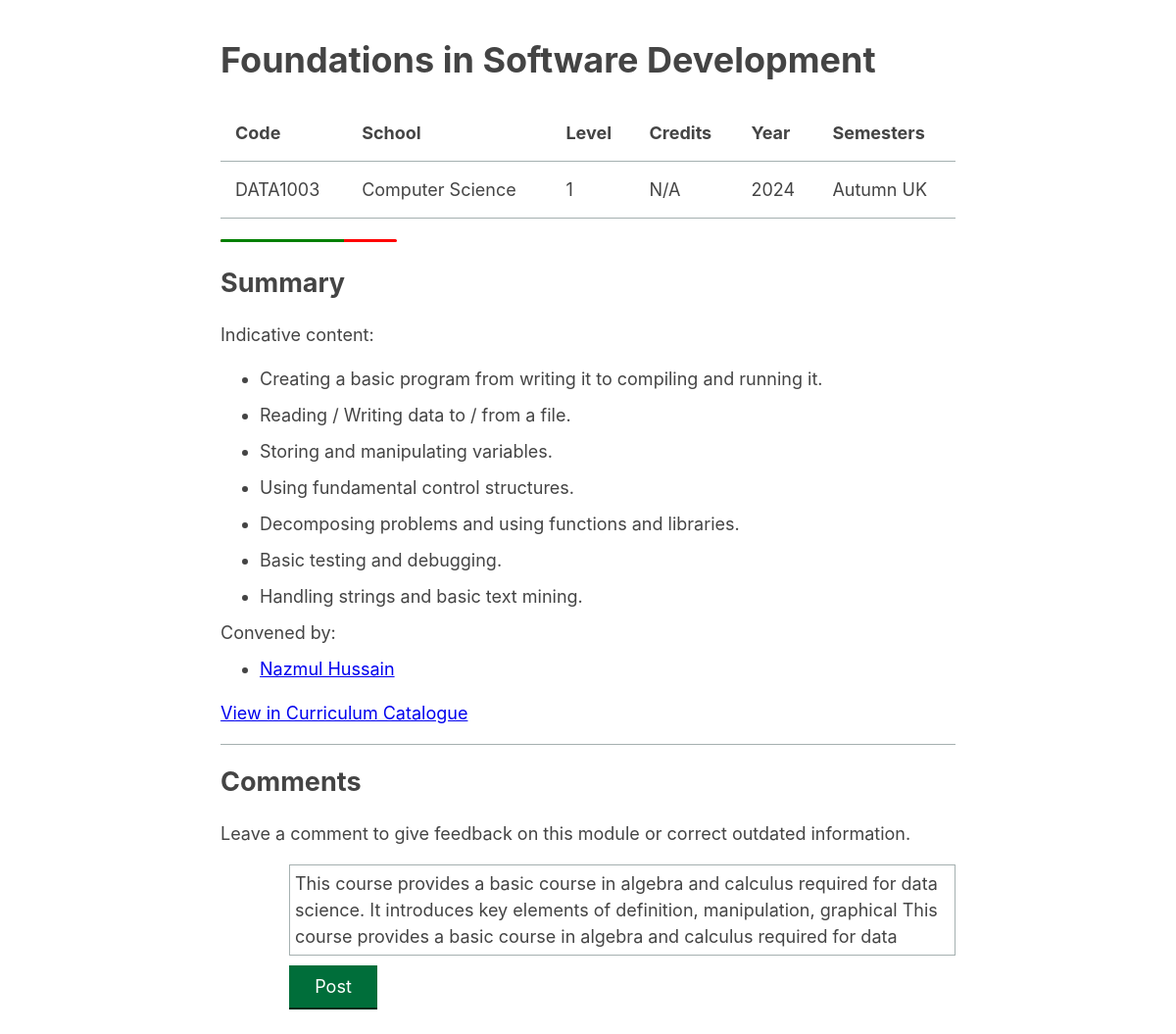
The app's page /module/DATA1003 with its own data.
### tables this page shows
CREATE TABLE "modules"
(
    code               TEXT                                 not null
        primary key,
    title              TEXT                                 not null,
    year               text    default CHANGEME             not null,
    credits            integer default 10                   not null,
    level              integer default 1                    not null,
    school             text    default "Computer Science"   not null,
    conveners          text    default "Kai Xu"             not null,
    semesters          text    default "Spring UK"          not null,
    summary            text    default "No summary"         not null,
    url                text    default "https://google.com" not null,
    convener_usernames text
);

### app.py (the view)
@app.route("/module/<code>")
def module_page(code: str = None):
    cursor = get_db().cursor()
    cursor.execute("SELECT * FROM modules WHERE code = ?", (code,))
    module = add_cols(cursor.fetchone())
    if module is None:
        abort(404)
    usernames = module["convener_usernames"].split(",")
    conveners = [
        {"name": s.strip(), "username": usernames[i]}
        for i, s in enumerate(module["conveners"].split(","))
    ]
    public_token = hashlib.sha256(bytes(request.remote_addr, "utf-8")).hexdigest()
    return render_template("module.html.jinja",
                           module=module,
                           conveners=conveners,
                           public_token=public_token,
                           public_token_short=public_token[0:10])

### app.py (called while the page is built)
def add_cols(result) -> dict[str, str] | None:
    return {column_name: result[i] for i, column_name in
            enumerate(result.keys())} if result is not None else None

def get_db():
    db = getattr(g, "_database", None)
    if db is None:
        db = g._database = sqlite3.connect(DATABASE)
        db.row_factory = sqlite3.Row
    return db

@app.teardown_appcontext
def close_connection(exception):
    db = getattr(g, "_database", None)
    if db is not None:
        db.close()

### templates/module.html.jinja (shortened to what this page needs)
{% extends "base.html.jinja" %}
{% block head %}
	{{ super() }}
	<link rel="stylesheet" type="text/css" href="{{ url_for('static', filename='module.css') }}">
{% endblock %}
{% block main %}
	<h1>{{ module.title }}</h1>
	<table style="width: 100%">
		<thead>
		<tr>
			<td>Code</td>
			<td>School</td>
			<td>Level</td>
			<td>Credits</td>
			<td>Year</td>
			<td>Semesters</td>
		</tr>
		</thead>
		<tbody>
		<tr>
			<td>{{ module.code }}</td>
			<td>{{ module.school }}</td>
			<td>{{ module.level }}</td>
			<td>
				{% if module.credits != 0 %}
					{{ module.credits }}
				{% else %}
					N/A
				{% endif %}
			</td>
			<td>{{ module.year }}</td>
			<td>{{ module.semesters }}</td>
		</tr>
		</tbody>
	</table>
	<progress max="100" value="70"></progress>
	<h2 id="summary">Summary</h2>
	{{ module.summary }}
	<div>
		Convened by:
		<ul>
			{% for convener in conveners %}
				<li>
					{% if convener.username != "NULL" %}
						<a href="{{ url_for("person_page", username=convener.username) }}">{{ convener.name }}</a>
					{% else %}
						{{ convener.name }}
					{% endif %}
				</li>
			{% endfor %}
		</ul>
	</div>
	<p>
		<a href="{{ module.url }}">View in Curriculum Catalogue</a>
	</p>
	<hr/>
	<h2>Comments</h2>
	<p>
		Leave a comment to give feedback on this module or correct outdated information.
	</p>
	<form id="comment-input-area"
		  _='on submit
             halt the event
             call alert("Hello, world!")'>
		<div id="identicon">
			<div title="{{ public_token_short }}">
				<svg width="60" height="60" data-jdenticon-value="{{ public_token }}"></svg>
			</div>
		</div>
		<textarea id="textarea" maxlength="280" style="height: 81px">This course provides a basic course in algebra and calculus required for data science. It introduces key elements of definition, manipulation, graphical This course provides a basic course in algebra and calculus required for data science. </textarea>
		<div id="actions">
			<button class="btn-primary">Post</button>
		</div>
	</form>
{% endblock %}

### static/common.css (style rules this page uses)
* { min-width: 0; }
li { margin: 10px 0; }
ul { margin: 0; }
body { max-width: 750px; margin: 40px auto; padding: 0 10px; font: 18px/1.5 -apple-system, BlinkMacSystemFont, "Segoe UI", Roboto, "Helvetica Neue", Arial, sans-serif; color: #444; }
hr { border: none; border-top: 1px solid #a5b0b0; }
h1, h2, h3 { line-height: 1.2; }
table { border-spacing: 0; border-collapse: collapse; }
thead { font-weight: bold; }
th, td { border-bottom: 1px solid #a5b0b0; padding: 15px; }
:root { color-scheme: light; }

### static/controls.css (style rules this page uses)
textarea { font: 18px/1.5 -apple-system, BlinkMacSystemFont, "Segoe UI", Roboto, "Helvetica Neue", Arial, sans-serif; color: #444; resize: none; background-color: transparent; border: 1px solid #a5b0b0; padding: 5px; }
button { -webkit-appearance: none; -moz-appearance: none; appearance: none; background-color: transparent; border: none; padding: 0; margin: 0; box-sizing: border-box; }
button { font: 18px/1.5 -apple-system, BlinkMacSystemFont, "Segoe UI", Roboto, "Helvetica Neue", Arial, sans-serif; color: white; min-width: 90px; cursor: pointer; padding: 8px 10px 8px; }
.btn-primary { background-color: #006e3a; box-shadow: 0 2px #002b17; }

### static/module.css (style rules this page uses)
#comment-input-area { display: grid; grid-template-areas: "identicon textarea" "identicon actions"; grid-template-columns: min-content 1fr; grid-template-rows: auto auto; column-gap: 10px; row-gap: 10px; }
#identicon { grid-area: identicon; }
#textarea { grid-area: textarea; }
#actions { grid-area: actions; }

### templates/module.html.jinja (style rules this page uses)
progress { border-radius: 7px; height: 3px; }

### records on screen
modules: title "Foundations in Software Development", code "DATA1003", school "Computer Science", level "1", year "2024", semesters "Autumn UK", summary "Indicative content: Creating a basic program from writing it to compiling and running it. Reading / Writing data to / from a file. Storing and manipulating variables. Using fundamental control structures. Decomposing problems and using functions and libraries. Basic testing and debugging. Handling strings and basic text mining.", name "Nazmul Hussain"
